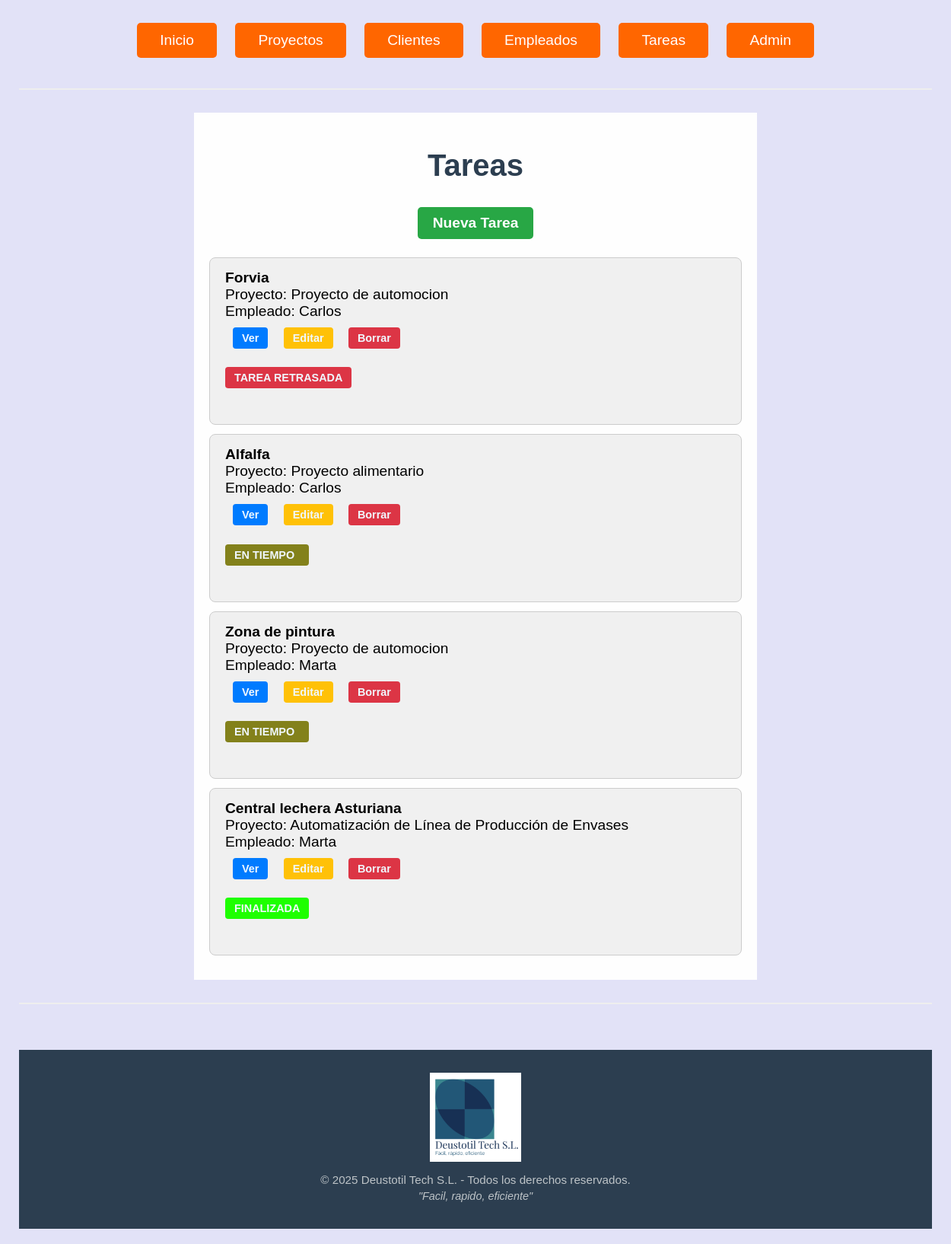
Page /tareas/ on the earlier database version.
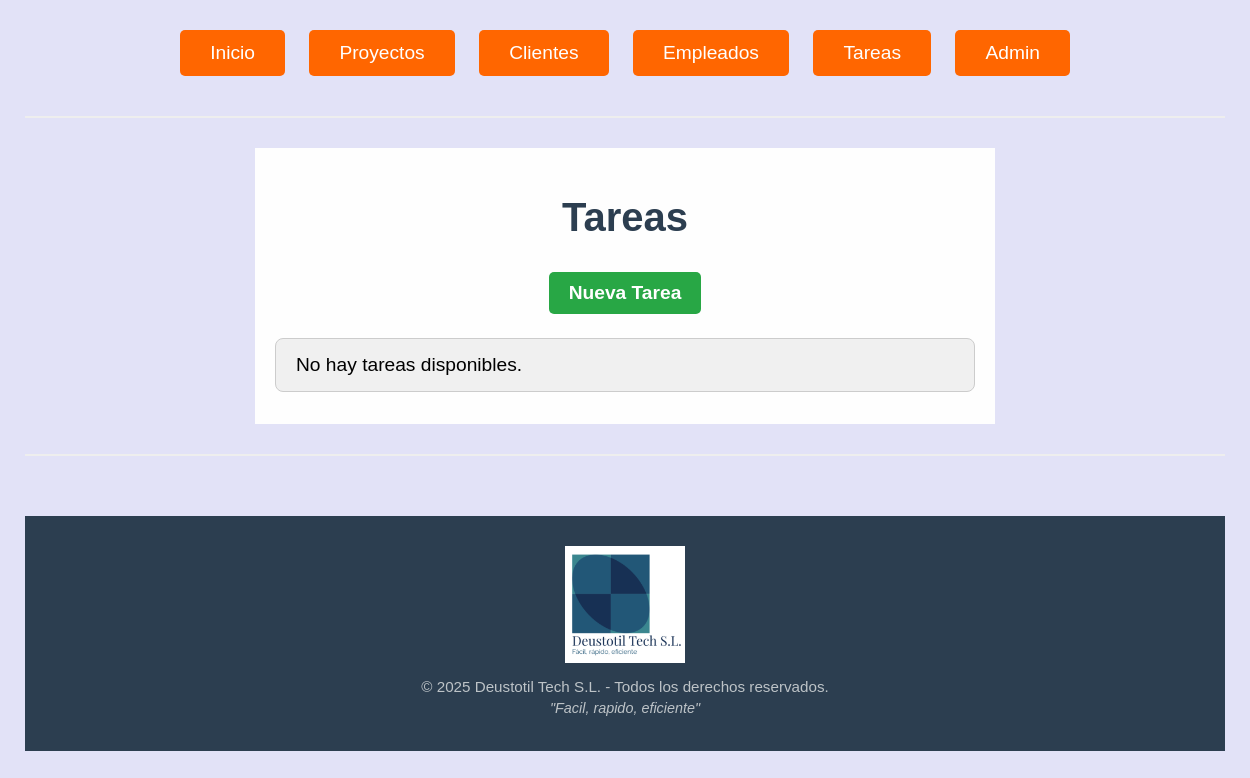
Same page on the later database version.
### gestion_produccion_G6/models.py (models this page shows, shortened)
class Tarea(models.Model):
    proyecto = models.ForeignKey(Proyecto, on_delete=models.CASCADE)
    empleado = models.ForeignKey(Empleado, on_delete=models.CASCADE)
    nombre = models.CharField(max_length=50)
    descripcion = models.TextField(default="Descripción de la tarea")
    fecha_ini = models.DateField(default=datetime.date.today)
    fecha_fin = models.DateField(default=datetime.date.today)
    prioridad = models.CharField(
        max_length=20,
        choices=[
            ('Baja', 'Baja'),
            ('Media', 'Media'),
            ('Alta', 'Alta')],
        default='Baja'
    )
    estado = models.CharField(
        max_length=20,
        choices=[
            ('Abierto', 'Abierto'),
            ('Asignado', 'Asignado'),
            ('En proceso', 'En proceso'),
            ('Finalizada', 'Finalizada')
        ],
        default='Abierto'
    )
    notas = models.TextField(default="Notas del empleado")

class Proyecto(models.Model):
    nombre = models.CharField(max_length=50)
    descripcion = models.TextField(max_length=500, default="Descripción no proporcionada")
    fecha_ini = models.DateField(default=datetime.date.today)
    fecha_fin = models.DateField(default=datetime.date.today)
    presupuesto = models.IntegerField(default=0)
    cliente = models.ForeignKey('Cliente', on_delete=models.CASCADE, null=True, blank=True, related_name='proyectos')
    responsables = models.ManyToManyField('Empleado', blank=True, related_name='proyectos_responsables')
    def __str__(self):
        return self.nombre

class Empleado(models.Model):
    dni = models.CharField(max_length=10, unique=True)
    nombre = models.CharField(max_length=50)
    apellidos = models.CharField(max_length=100)
    email = models.EmailField()
    telefono = models.CharField(max_length=15)
    def __str__(self):
        return self.nombre

### gestion_produccion_G6/views.py (the view)
# urls.py: path('tareas/', views.TareaListView.as_view(), name='tarea_list'),
class TareaListView(ListView):
    model = Tarea
    template_name = 'tarea_list.html'
    context_object_name = 'tareas'
    def get(self, request, *args, **kwargs):
        vengo_de = request.GET.get('vengo_de', None)
        if vengo_de == "boton_arriba":
            request.session['origen'] = request.build_absolute_uri()
        return super().get(request, *args, **kwargs)
    def get_context_data(self, **kwargs):
        context = super().get_context_data(**kwargs)
        context['fecha_actual'] = date.today()
        return context

### gestion_produccion_G6/templates/tarea_list.html
{% extends "base.html" %} {% block content %}
<h1>Tareas</h1>
<a href="{% url 'tarea_create' %}" class="boton_crear">Nueva Tarea</a>
<ul class="lista_general">
  {% for tarea in tareas %}
  <li class="lista">
    <strong>{{ tarea.nombre }}</strong><br />
    Proyecto: {{ tarea.proyecto }}<br />
    Empleado: {{ tarea.empleado }}<br />
    <a href="{% url 'tarea_detail' tarea.pk %}" class="boton_ver">Ver</a>
    <a href="{% url 'tarea_update' tarea.pk %}" class="boton_editar">Editar</a>
    <a href="{% url 'tarea_delete' tarea.pk %}" class="boton_eliminar"
      >Borrar</a
    >
    <br />
    {% if tarea.estado == "Finalizada" %}
    <p class="boton_finalizada">FINALIZADA</p>
    {% elif tarea.fecha_fin < fecha_actual %}
    <p class="boton_retrasada">TAREA RETRASADA</p>
    {% else %}
    <p class="boton_entiempo">EN TIEMPO</p>
    {% endif %}
  </li>
  {% empty %}
  <li class="lista">No hay tareas disponibles.</li>
  {% endfor %}
</ul>
{% endblock %}

Differences in the rows shown:
removed Tarea: nombre "Forvia", proyecto "Proyecto de automocion", empleado "Carlos", estado "TAREA RETRASADA"
removed Tarea: nombre "Alfalfa", proyecto "Proyecto alimentario", empleado "Carlos", estado "EN TIEMPO"
removed Tarea: nombre "Zona de pintura", proyecto "Proyecto de automocion", empleado "Marta", estado "EN TIEMPO"
removed Tarea: nombre "Central lechera Asturiana", proyecto "Automatización de Línea de Producción de Envases", empleado "Marta", estado "FINALIZADA"
Other differences:
text now shown: "No hay tareas disponibles."
